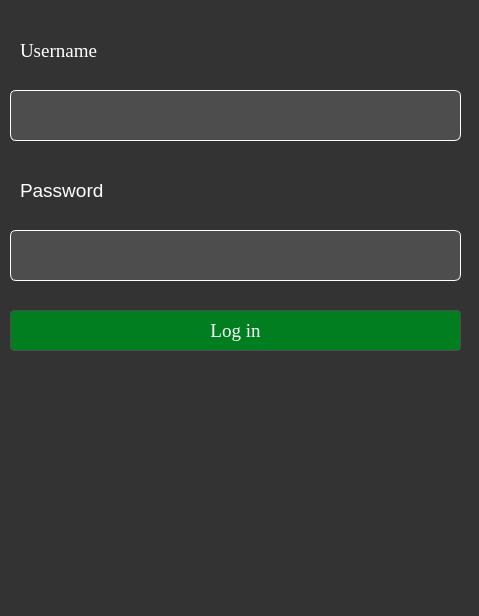
<?xml version="1.0" encoding="UTF-8"?>
<ui version="4.0">
 <class>Form</class>
 <widget class="QWidget" name="Form">
  <property name="geometry">
   <rect>
    <x>0</x>
    <y>0</y>
    <width>479</width>
    <height>616</height>
   </rect>
  </property>
  <property name="windowTitle">
   <string>Form</string>
  </property>
  <property name="styleSheet">
   <string notr="true">QWidget {
        background-color: #333333;
        color: #ffffff;
        border: none;
    }
    QPushButton {
        background-color: #4d4d4d;
        border: 1px solid #4d4d4d;
        border-radius: 4px;
        color: #ffffff;
        padding: 5px;
    }
    QPushButton:hover {
        background-color: #5a5a5a;
        border: 1px solid #5a5a5a;
    }
    QCheckBox {
        color: #ffffff;
    }
    QLineEdit {
        background-color: #4d4d4d;
        border: 1px solid #4d4d4d;
        color: #ffffff;
        padding: 5px;
		border-color: #ffffff;
		border-radius: 6px;
    }
    QTextEdit {
        background-color: #4d4d4d;
        border: 1px solid #4d4d4d;
        color: #ffffff;
        padding: 5px;
    }
    QProgressBar {
        border: 1px solid #444444;
        border-radius: 7px;
        background-color: #2e2e2e;
        text-align: center;
        font-size: 10pt;
        color: white;
    }
    QProgressBar::chunk {
        background-color: #3a3a3a;
        width: 5px;
    }
    QScrollBar:vertical {
        border: none;
        background-color: #3a3a3a;
        width: 10px;
        margin: 16px 0 16px 0;
    }
    QScrollBar::handle:vertical {
        background-color: #444444;
        border-radius: 5px;
    }
    QScrollBar:horizontal {
        border: none;
        background-color: #3a3a3a;
        height: 10px;
        margin: 0px 16px 0 16px;
    }
    QScrollBar::handle:horizontal {
        background-color: #444444;
        border-radius: 5px;
    }
    QTabWidget {
        background-color: #2e2e2e;
        border: none;
    }
    QTabBar::tab {
        background-color: #2e2e2e;
        color: #b1b1b1;
        padding: 8px 20px;
        border-top-left-radius: 5px;
        border-top-right-radius: 5px;
        border: none;
    }
 
    QTabBar::tab:selected, QTabBar::tab:hover {
        background-color: #3a3a3a;
        color: white;
    }</string>
  </property>
  <widget class="QLineEdit" name="lineEdit_username">
   <property name="geometry">
    <rect>
     <x>10</x>
     <y>90</y>
     <width>451</width>
     <height>51</height>
    </rect>
   </property>
  </widget>
  <widget class="QLabel" name="label_username">
   <property name="geometry">
    <rect>
     <x>20</x>
     <y>30</y>
     <width>91</width>
     <height>41</height>
    </rect>
   </property>
   <property name="font">
    <font>
     <family>Times New Roman</family>
     <pointsize>14</pointsize>
    </font>
   </property>
   <property name="text">
    <string>Username</string>
   </property>
  </widget>
  <widget class="QLabel" name="label_password">
   <property name="geometry">
    <rect>
     <x>20</x>
     <y>170</y>
     <width>91</width>
     <height>41</height>
    </rect>
   </property>
   <property name="font">
    <font>
     <pointsize>14</pointsize>
    </font>
   </property>
   <property name="text">
    <string>Password</string>
   </property>
  </widget>
  <widget class="QLineEdit" name="lineEdit_password">
   <property name="geometry">
    <rect>
     <x>10</x>
     <y>230</y>
     <width>451</width>
     <height>51</height>
    </rect>
   </property>
  </widget>
  <widget class="QPushButton" name="pushButton_login">
   <property name="geometry">
    <rect>
     <x>10</x>
     <y>310</y>
     <width>451</width>
     <height>41</height>
    </rect>
   </property>
   <property name="font">
    <font>
     <family>Times New Roman</family>
     <pointsize>14</pointsize>
    </font>
   </property>
   <property name="styleSheet">
    <string notr="true">QPushButton {
        background-color: #007e20;
        border: 1px solid #4d4d4d;
        border-radius: 4px;
        color: #ffffff;
        padding: 5px;
}
QPushButton:hover {
        background-color: #00c832;
        border: 1px solid #5a5a5a;
    }</string>
   </property>
   <property name="text">
    <string>Log in</string>
   </property>
  </widget>
 </widget>
 <resources/>
 <connections/>
</ui>
